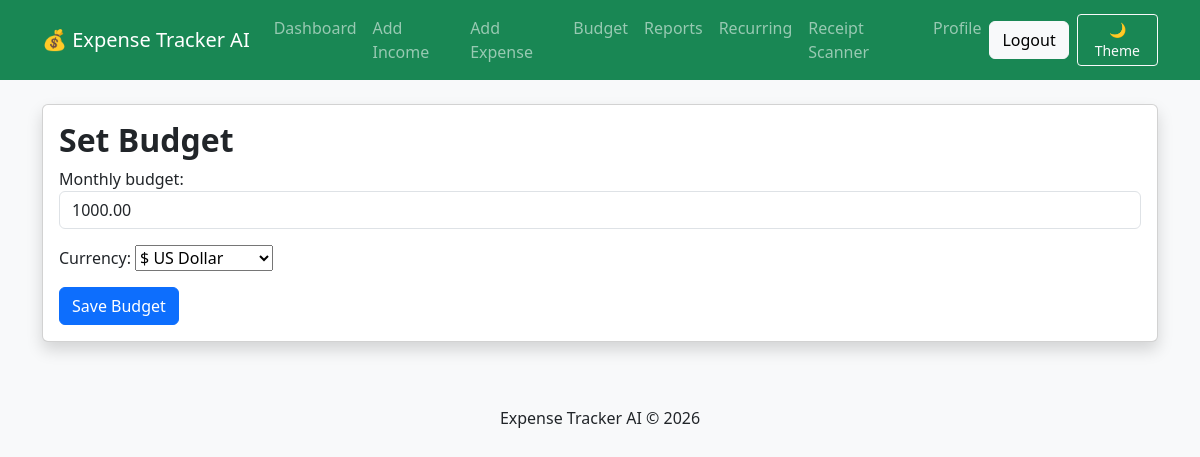
Before: /budget/ (signed in) with the older database file.
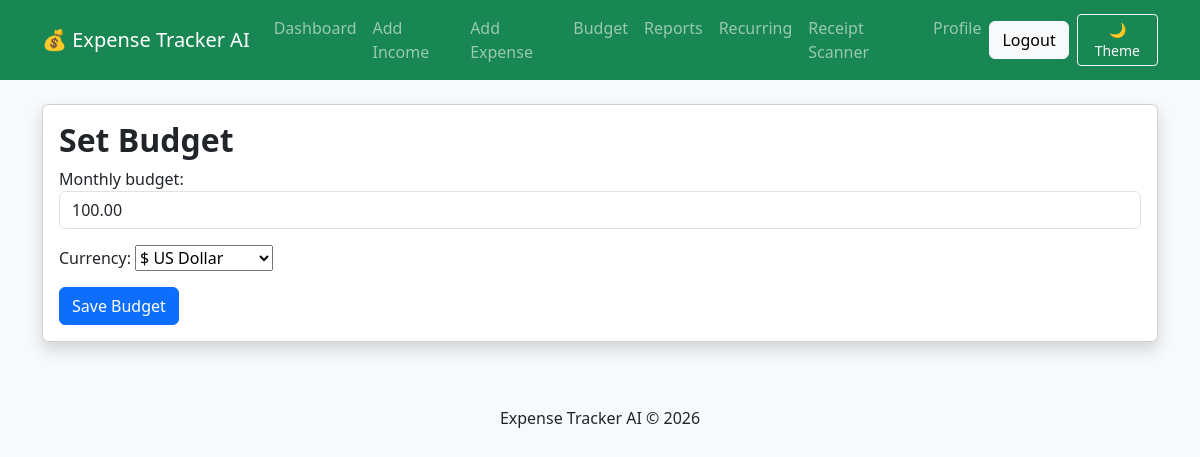
After: the same page with the newer database file.
### tracker/models.py (models this page shows, shortened)
class Budget(models.Model):
    CURRENCY_CHOICES = [
        ('USD', '$ US Dollar'),
        ('INR', '₹ Indian Rupee'),
        ('EUR', '€ Euro'),
        ('GBP', '£ British Pound'),
    ]
    user = models.ForeignKey(
        User,
        on_delete=models.CASCADE
    )
    monthly_budget = models.DecimalField(
        max_digits=10,
        decimal_places=2
    )
    currency = models.CharField(
        max_length=10,
        choices=CURRENCY_CHOICES,
        default='USD'
    )

### tracker/views.py (the view)
@login_required
def set_budget(request):
    budget = Budget.objects.filter(user=request.user).first()
    if request.method == "POST":
        form = BudgetForm(request.POST, instance=budget)
        if form.is_valid():
            budget = form.save(commit=False)
            budget.user = request.user
            budget.save()
            return redirect("dashboard")
    else:
        form = BudgetForm(instance=budget)
    return render(request, "budget.html", {"form": form})

### tracker/forms.py
class BudgetForm(forms.ModelForm):
    class Meta:
        model = Budget
        fields = [
            'monthly_budget',
            'currency'
        ]
        widgets = {
            'monthly_budget':
            forms.NumberInput(
                attrs={
                    'class': 'form-control',
                    'placeholder':
                    'Monthly Budget'
                }
            )
        }

### templates/budget.html (shortened to what this page needs)
{% extends 'base.html' %}
{% block content %}
<div class="card shadow">
    <div class="card-body">
        <h2>
            Set Budget
        </h2>
        <form method="POST">
            {{ form.as_p }}
            <button class="btn btn-primary">
                Save Budget
            </button>
        </form>
    </div>
</div>
{% endblock %}

Changed rows visible on the page:
changed Budget "$ US Dollar": monthly_budget "1000.00" → "100.00"
